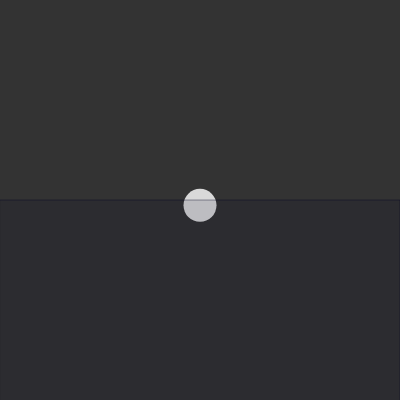
Frame 1 (no input)
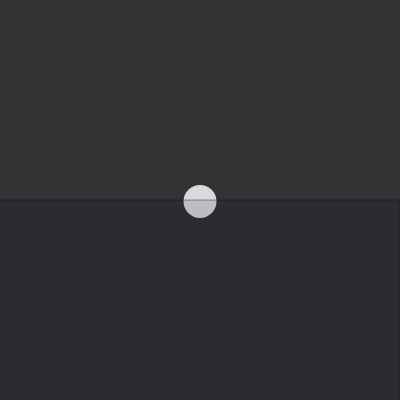
Frame 60 (no input)
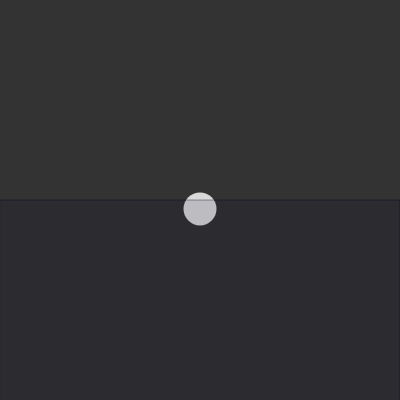
Frame 120 (the mouse pressed at the canvas centre since frame 60)

The p5.js sketch that drew these frames (run headless with seeded random() and noise() and a simulated clock; from frame 60 on, the mouse is pressed at the canvas centre):

// p5.js sketch
// ── sketch.js
let floatObj;

function setup() {
	createCanvas(400, 400);

	floatObj = new FloatingObject(width * 0.5, height * 0.42);
}

function draw() {
	background(51);

	floatObj.run();

	push();
	stroke(3, 3, 33, 100);
	fill(3, 3, 33, 33);
	rect(0, height * 0.5, width, height);
	pop();
}

class FloatingObject {
	constructor(_x, _y) {
		this.pos = createVector(_x, _y);
		this.float = 18;
		this.minSize = 42;
		this.maxSize = 33;
		this.sizeSpeed = 0.04;
	}

	update() {
		this.float = map(sin((millis() * 0.05) * this.sizeSpeed), -1.0, 1.0, this.minSize, this.maxSize)
		
		return this;
	}

	display() {
		push();
		noStroke();
		fill(217);
		ellipse(this.pos.x, this.pos.y + this.float, 33);
		pop();
		
		return this;
	}

	run() {
		return this.update().display();
	}
}
